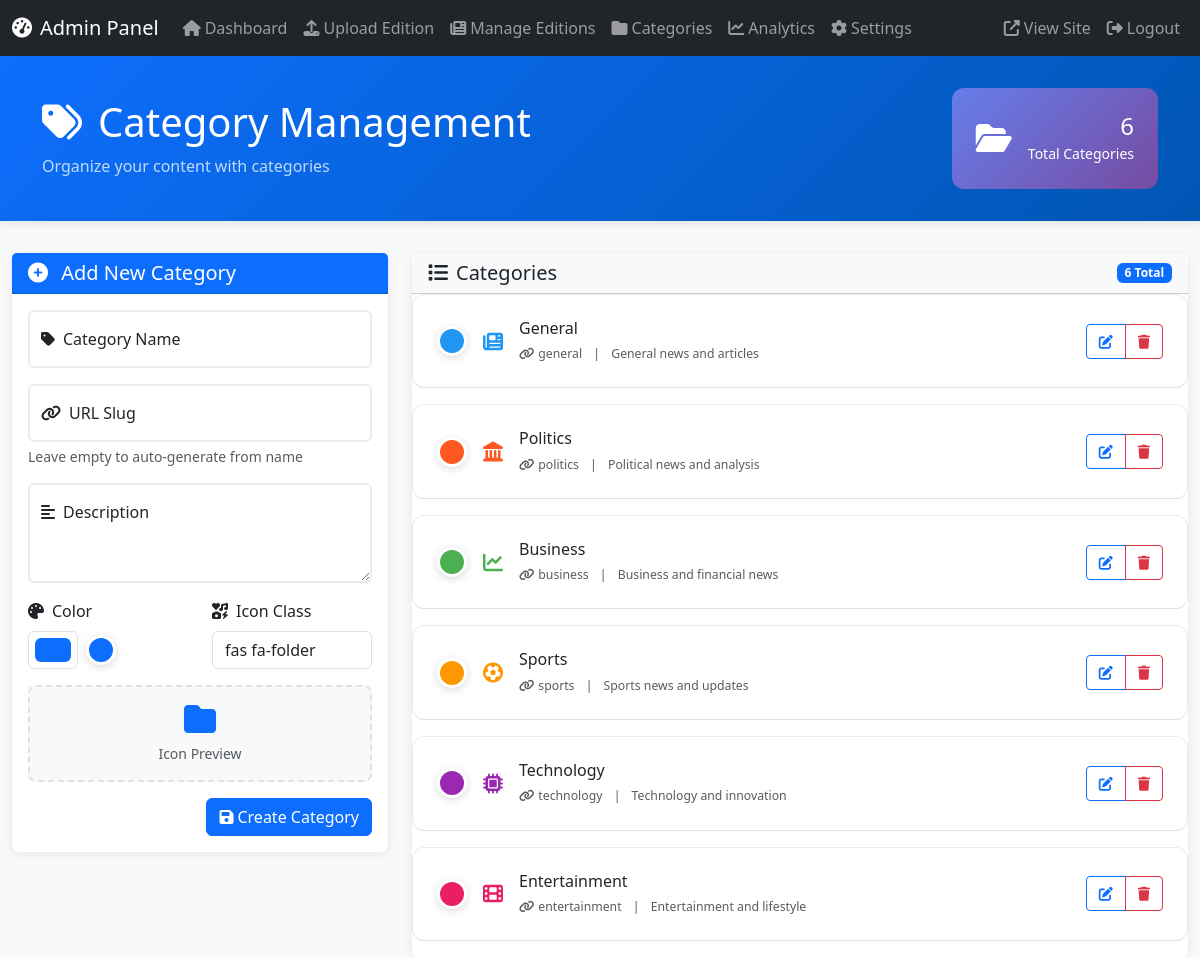
Page /admin/categories_old.php (signed in) on the committed database.
### tables this page shows
CREATE TABLE categories (
    id INT PRIMARY KEY AUTO_INCREMENT,
    name VARCHAR(100) NOT NULL,
    slug VARCHAR(100) UNIQUE NOT NULL,
    description TEXT,
    icon VARCHAR(50) DEFAULT 'fas fa-newspaper',
    color VARCHAR(7) DEFAULT '#2196F3',
    sort_order INT DEFAULT 0,
    status ENUM('active', 'inactive') DEFAULT 'active',
    created_at TIMESTAMP DEFAULT CURRENT_TIMESTAMP,
    updated_at TIMESTAMP DEFAULT CURRENT_TIMESTAMP ON UPDATE CURRENT_TIMESTAMP,
    
    INDEX idx_slug (slug),
    INDEX idx_status (status),
    INDEX idx_sort_order (sort_order)
);

### includes/database.php (called while the page is built, shortened)
<?php
class Database {
    private static $instance = null;
    private $pdo = null;
    public static function getInstance() {
        if (self::$instance === null) {
            self::$instance = new self();
        }
        return self::$instance;
    }
    private function connect() {
        try {
            $dsn = "mysql:host=" . DB_HOST . ";dbname=" . DB_NAME . ";charset=" . DB_CHARSET . ";port=" . DB_PORT;
            $this->pdo = new PDO($dsn, DB_USER, DB_PASS, [
                PDO::ATTR_ERRMODE => PDO::ERRMODE_EXCEPTION,
                PDO::ATTR_DEFAULT_FETCH_MODE => PDO::FETCH_ASSOC,
                PDO::ATTR_EMULATE_PREPARES => false
            ]);
        } catch (Exception $e) {
            error_log("Database connection error: " . $e->getMessage());
            if (DEBUG_MODE) {
                die("Database Connection Error: " . $e->getMessage());
            }
            throw $e;
        }
    }
    public function query($sql, $params = []) {
        try {
            $stmt = $this->pdo->prepare($sql);
            $stmt->execute($params);
            return $stmt;
        } catch (Exception $e) {
            error_log("Database query error: " . $e->getMessage() . " SQL: " . $sql);
            throw $e;
        }
    }
}
?>

### classes/Category.php (called while the page is built, shortened)
<?php
class Category {
    private $db;
    public function __construct() {
        $this->db = Database::getInstance();
    }
    public function getAll() {
        $sql = "SELECT * FROM categories ORDER BY sort_order ASC, name ASC";
        return $this->db->query($sql)->fetchAll();
    }
}
?>

### admin/categories_old.php (the view, shortened to what this page needs)
<?php
require_once '../includes/database.php';
if (file_exists('../classes/Category.php')) {
    require_once '../classes/Category.php';
} else {
    die('Required class files not found. Please check your installation.');
}
$categories = [];
if (class_exists('Category')) {
    try {
        $categoryModel = new Category();
        $categories = $categoryModel->getAll();
    } catch (Exception $e) {
        error_log('Error fetching categories: ' . $e->getMessage());
    }
}
?>
<!DOCTYPE html>
<html lang="en">
<head>
    <link href="https://cdn.jsdelivr.net/npm/bootstrap@5.3.0/dist/css/bootstrap.min.css" rel="stylesheet">
    <link href="https://cdnjs.cloudflare.com/ajax/libs/font-awesome/6.4.0/css/all.min.css" rel="stylesheet">
    <link href="https://cdn.jsdelivr.net/npm/bootstrap@5.3.0/dist/css/bootstrap.min.css" rel="stylesheet">
    <link href="https://cdnjs.cloudflare.com/ajax/libs/font-awesome/6.4.0/css/all.min.css" rel="stylesheet">
</head>
<body>
    <?php include 'includes/admin_nav.php'; ?>
    <div class="main-header">
        <div class="container">
            <div class="row align-items-center">
                <div class="col-md-8">
                    <h1 class="mb-0"><i class="fas fa-tags me-3"></i>Category Management</h1>
                    <p class="mb-0 mt-2 opacity-75">Organize your content with categories</p>
                </div>
                <div class="col-md-4 text-md-end">
                    <div class="stats-card d-inline-block">
                        <div class="d-flex align-items-center">
                            <i class="fas fa-folder-open fa-2x me-3"></i>
                            <div>
                                <div class="h4 mb-0"><?php echo count($categories); ?></div>
                                <small>Total Categories</small>
                            </div>
                        </div>
                    </div>
                </div>
            </div>
        </div>
    </div>
    <div class="container-fluid">
        <div class="row">
            <div class="col-lg-4">
                <div class="card category-card">
                    <div class="card-header bg-primary text-white">
                        <h5 class="card-title mb-0">
                            <i class="fas fa-plus-circle me-2"></i>
                            <span id="formTitle">Add New Category</span>
                        </h5>
                    </div>
                    <div class="card-body">
                        <form method="POST" id="categoryForm">
                            <div class="form-floating mb-3">
                                <input type="text" id="name" name="name" class="form-control"
                                       placeholder="Category Name" required>
                                <label for="name"><i class="fas fa-tag me-2"></i>Category Name</label>
                            </div>
                            <div class="form-floating mb-3">
                                <input type="text" id="slug" name="slug" class="form-control"
                                       placeholder="URL Slug">
                                <label for="slug"><i class="fas fa-link me-2"></i>URL Slug</label>
                                <div class="form-text">Leave empty to auto-generate from name</div>
                            </div>
                            <div class="form-floating mb-3">
                                <textarea id="description" name="description" class="form-control"
                                          placeholder="Description" style="height: 100px"></textarea>
                                <label for="description"><i class="fas fa-align-left me-2"></i>Description</label>
                            </div>
                            <div class="row mb-3">
                                <div class="col-md-6">
                                    <label class="form-label"><i class="fas fa-palette me-2"></i>Color</label>
                                    <div class="d-flex align-items-center">
                                        <input type="color" id="color" name="color" class="form-control form-control-color me-2"
                                               value="#0d6efd" style="width: 50px;">
                                        <div class="color-preview" id="colorPreview" style="background-color: #0d6efd;"></div>
                                    </div>
                                </div>
                                <div class="col-md-6">
                                    <label class="form-label"><i class="fas fa-icons me-2"></i>Icon Class</label>
                                    <input type="text" id="icon" name="icon" class="form-control"
                                           placeholder="fas fa-folder" value="fas fa-folder">
                                </div>
                            </div>
                            <div class="icon-preview" id="iconPreview">
                                <i class="fas fa-folder fa-2x text-primary mb-2"></i>
                                <div class="small text-muted">Icon Preview</div>
                            </div>
                            <div class="d-grid gap-2 d-md-flex justify-content-md-end mt-3">
                                <button type="submit" class="btn btn-primary" id="submitBtn">
                                    <i class="fas fa-save me-1"></i>Create Category
                                </button>
                            </div>
                        </form>
                    </div>
                </div>
            </div>
            <div class="col-lg-8">
                <div class="card category-card">
                    <div class="card-header bg-light">
                        <div class="d-flex justify-content-between align-items-center">
                            <h5 class="card-title mb-0">
                                <i class="fas fa-list me-2"></i>Categories
                            </h5>
                            <span class="badge bg-primary"><?php echo count($categories); ?> Total</span>
                        </div>
                    </div>
                    <div class="card-body p-0">
                        <?php if (!empty($categories)): ?>
                            <?php foreach ($categories as $index => $category): ?>
                            <div class="category-item border-bottom">
                                <div class="d-flex align-items-center justify-content-between">
                                    <div class="d-flex align-items-center">
                                        <div class="color-preview me-3" style="background-color: <?php echo htmlspecialchars($category['color']); ?>"></div>
                                        <i class="<?php echo htmlspecialchars($category['icon']); ?> fa-lg me-3"
                                           style="color: <?php echo htmlspecialchars($category['color']); ?>"></i>
                                        <div>
                                            <h6 class="mb-1"><?php echo htmlspecialchars($category['name']); ?></h6>
                                            <div class="category-meta">
                                                <small class="text-muted">
                                                    <i class="fas fa-link me-1"></i><?php echo htmlspecialchars($category['slug']); ?>
                                                    <?php if (!empty($category['description'])): ?>
                                                        <span class="mx-2">|</span>
                                                        <?php echo htmlspecialchars(substr($category['description'], 0, 50)) . (strlen($category['description']) > 50 ? '...' : ''); ?>
                                                    <?php endif; ?>
                                                </small>
                                            </div>
                                        </div>
                                    </div>
                                    <div class="btn-group" role="group">
                                        <button type="button" class="btn btn-outline-primary btn-sm"
                                                onclick="editCategory(<?php echo htmlspecialchars(json_encode($category)); ?>)"
                                                data-bs-toggle="tooltip" title="Edit Category">
                                            <i class="fas fa-edit"></i>
                                        </button>
                                        <button type="button" class="btn btn-outline-danger btn-sm"
                                                onclick="deleteCategory(<?php echo $category['id']; ?>, '<?php echo htmlspecialchars($category['name']); ?>')"
                                                data-bs-toggle="tooltip" title="Delete Category">
                                            <i class="fas fa-trash"></i>
                                        </button>
                                    </div>
                                </div>
                            </div>
                            <?php endforeach; ?>
                        <?php endif; ?>
                    </div>
                </div>
            </div>
        </div>
    </div>
</body>
</html>

### admin/includes/admin_nav.php (shortened to what this page needs)
<?php
$currentPage = basename($_SERVER['PHP_SELF']);
?>
<nav class="navbar navbar-expand-lg navbar-dark bg-dark">
    <div class="container-fluid">
        <a class="navbar-brand" href="dashboard.php">
            <i class="fas fa-tachometer-alt me-2"></i>Admin Panel
        </a>
        <div class="collapse navbar-collapse" id="adminNav">
            <ul class="navbar-nav me-auto">
                <li class="nav-item">
                    <a class="nav-link <?= $currentPage == 'dashboard.php' ? 'active' : '' ?>" href="dashboard.php">
                        <i class="fas fa-home me-1"></i>Dashboard
                    </a>
                </li>
                <li class="nav-item">
                    <a class="nav-link <?= $currentPage == 'upload.php' ? 'active' : '' ?>" href="upload.php">
                        <i class="fas fa-upload me-1"></i>Upload Edition
                    </a>
                </li>
                <li class="nav-item">
                    <a class="nav-link <?= $currentPage == 'manage_editions.php' ? 'active' : '' ?>" href="manage_editions.php">
                        <i class="fas fa-newspaper me-1"></i>Manage Editions
                    </a>
                </li>
                <li class="nav-item">
                    <a class="nav-link <?= $currentPage == 'categories.php' ? 'active' : '' ?>" href="categories.php">
                        <i class="fas fa-folder me-1"></i>Categories
                    </a>
                </li>
                <li class="nav-item">
                    <a class="nav-link <?= $currentPage == 'analytics.php' ? 'active' : '' ?>" href="analytics.php">
                        <i class="fas fa-chart-line me-1"></i>Analytics
                    </a>
                </li>
                <li class="nav-item">
                    <a class="nav-link <?= $currentPage == 'settings.php' ? 'active' : '' ?>" href="settings.php">
                        <i class="fas fa-cog me-1"></i>Settings
                    </a>
                </li>
            </ul>
            <ul class="navbar-nav">
                <li class="nav-item">
                    <a class="nav-link" href="../index.php" target="_blank">
                        <i class="fas fa-external-link-alt me-1"></i>View Site
                    </a>
                </li>
                <li class="nav-item">
                    <a class="nav-link" href="logout.php">
                        <i class="fas fa-sign-out-alt me-1"></i>Logout
                    </a>
                </li>
            </ul>
        </div>
    </div>
</nav>

### admin/categories_old.php (style rules this page uses)
:root { --primary-color: #0d6efd; --secondary-color: #6c757d; }
body { background-color: #f8f9fa; font-family: 'Segoe UI', Tahoma, Geneva, Verdana, sans-serif; }
.main-header { background: linear-gradient(135deg, var(--primary-color) 0%, #0056b3 100%); color: white; padding: 2rem 0; margin-bottom: 2rem; box-shadow: 0 2px 10px rgba(0,0,0,0.1); }
.category-card { transition: all 0.3s ease; border: none; box-shadow: 0 2px 10px rgba(0,0,0,0.08); }
.form-floating .form-control { border: 2px solid #e9ecef; transition: all 0.3s ease; }
.color-preview { width: 30px; height: 30px; border-radius: 50%; border: 3px solid white; box-shadow: 0 2px 8px rgba(0,0,0,0.15); display: inline-block; }
.icon-preview { background: #f8f9fa; border: 2px dashed #dee2e6; border-radius: 8px; padding: 1rem; text-align: center; margin-top: 0.5rem; transition: all 0.3s ease; }
.category-item { background: white; border-radius: 12px; padding: 1.5rem; margin-bottom: 1rem; border: 1px solid #e9ecef; transition: all 0.3s ease; }
.category-meta { font-size: 0.875rem; color: #6c757d; }
.btn-group-sm > .btn, .btn-sm { padding: 0.375rem 0.75rem; font-size: 0.875rem; }
.stats-card { background: linear-gradient(135deg, #667eea 0%, #764ba2 100%); color: white; border-radius: 12px; padding: 1.5rem; }

### rows in the picture
categories: name "General", slug "general", description "General news and articles"
categories: name "Politics", slug "politics", description "Political news and analysis"
categories: name "Business", slug "business", description "Business and financial news"
categories: name "Sports", slug "sports", description "Sports news and updates"
categories: name "Technology", slug "technology", description "Technology and innovation"
categories: name "Entertainment", slug "entertainment", description "Entertainment and lifestyle"

### other values in the picture
count($categories) "6"
